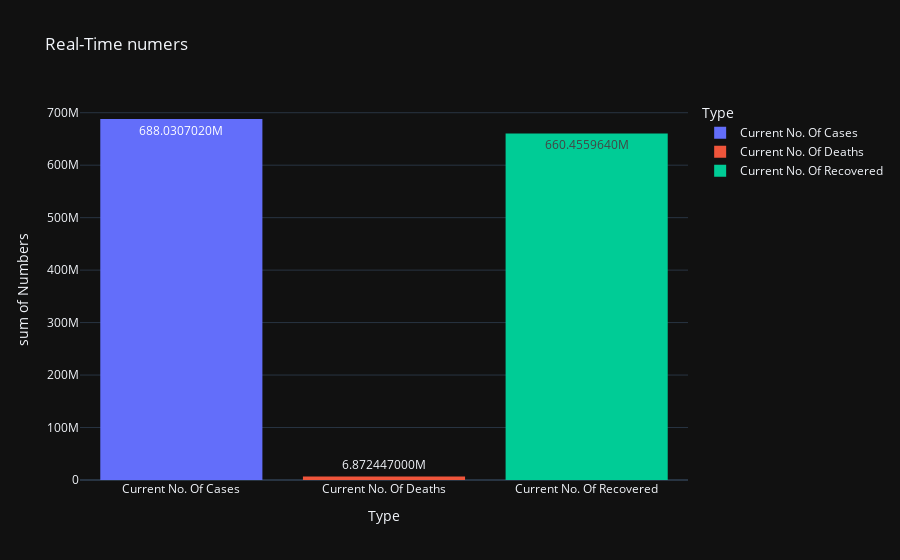

Here is the notebook cell this chart was saved with:
### Code cell


### Figure 1 — Plotly figure (JSON) as saved in the notebook; plotly's stock layout.template omitted (floating-point values rounded to 4 significant figures)
{"data": [{"alignmentgroup": "True", "bingroup": "x", "histfunc": "sum", "hovertemplate": "Type=%{x}<br>sum of Numbers=%{y}<extra></extra>", "legendgroup": "Current No. Of Cases", "marker": {"color": "#636efa", "pattern": {"shape": ""}}, "name": "Current No. Of Cases", "offsetgroup": "Current No. Of Cases", "orientation": "v", "showlegend": true, "texttemplate": "%{value:.10s}", "type": "histogram", "x": ["Current No. Of Cases"], "xaxis": "x", "y": ["688030702"], "yaxis": "y"}, {"alignmentgroup": "True", "bingroup": "x", "histfunc": "sum", "hovertemplate": "Type=%{x}<br>sum of Numbers=%{y}<extra></extra>", "legendgroup": "Current No. Of Deaths", "marker": {"color": "#EF553B", "pattern": {"shape": ""}}, "name": "Current No. Of Deaths", "offsetgroup": "Current No. Of Deaths", "orientation": "v", "showlegend": true, "texttemplate": "%{value:.10s}", "type": "histogram", "x": ["Current No. Of Deaths"], "xaxis": "x", "y": ["6872447"], "yaxis": "y"}, {"alignmentgroup": "True", "bingroup": "x", "histfunc": "sum", "hovertemplate": "Type=%{x}<br>sum of Numbers=%{y}<extra></extra>", "legendgroup": "Current No. Of Recovered", "marker": {"color": "#00cc96", "pattern": {"shape": ""}}, "name": "Current No. Of Recovered", "offsetgroup": "Current No. Of Recovered", "orientation": "v", "showlegend": true, "texttemplate": "%{value:.10s}", "type": "histogram", "x": ["Current No. Of Recovered"], "xaxis": "x", "y": ["660455964"], "yaxis": "y"}], "layout": {"barmode": "relative", "legend": {"title": {"text": "Type"}, "tracegroupgap": 0}, "title": {"text": "Real-Time numers"}, "xaxis": {"anchor": "y", "categoryarray": ["Current No. Of Cases", "Current No. Of Deaths", "Current No. Of Recovered"], "categoryorder": "array", "domain": [0, 1], "title": {"text": "Type"}}, "yaxis": {"anchor": "x", "domain": [0, 1], "title": {"text": "sum of Numbers"}}}}
